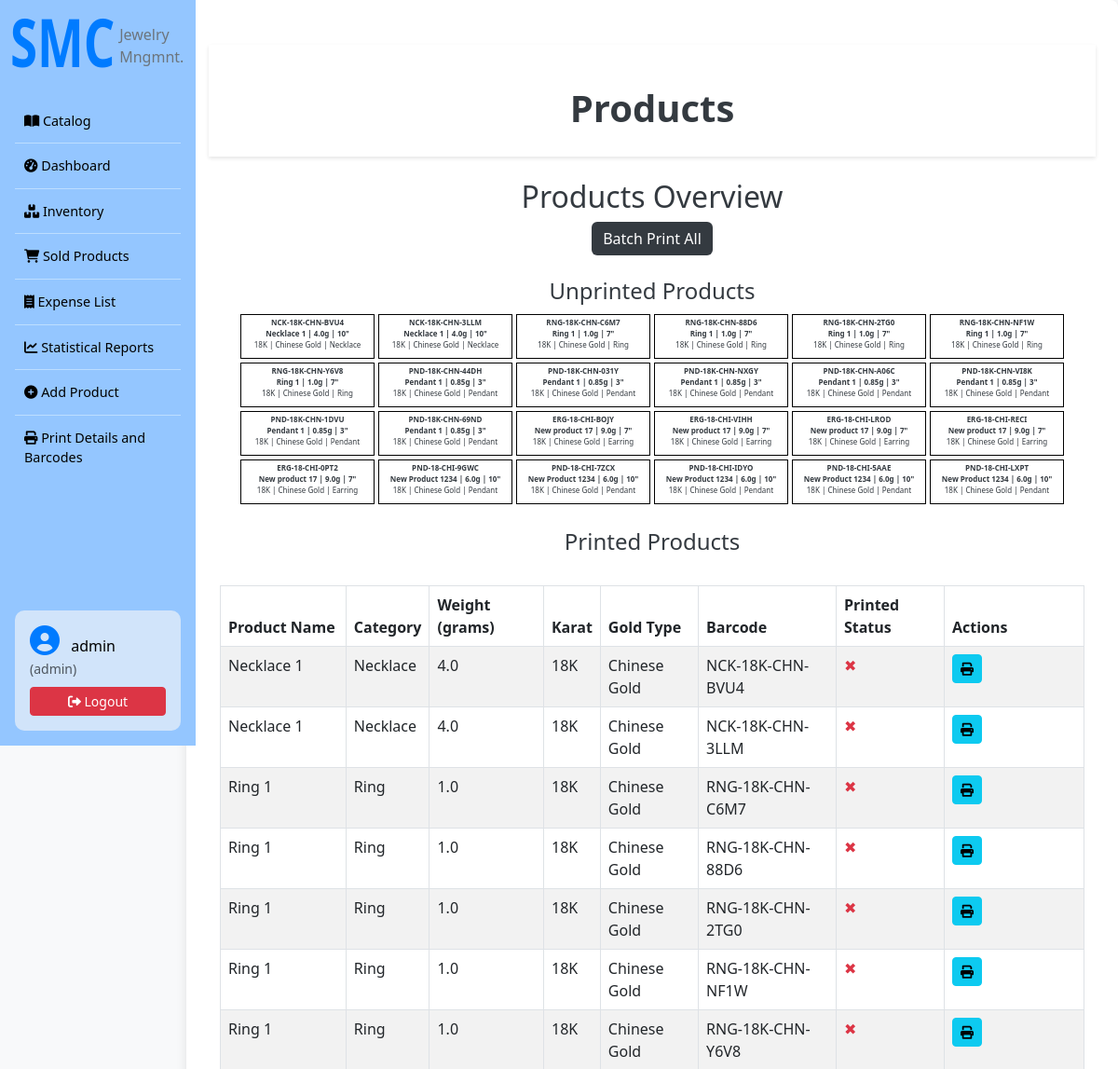
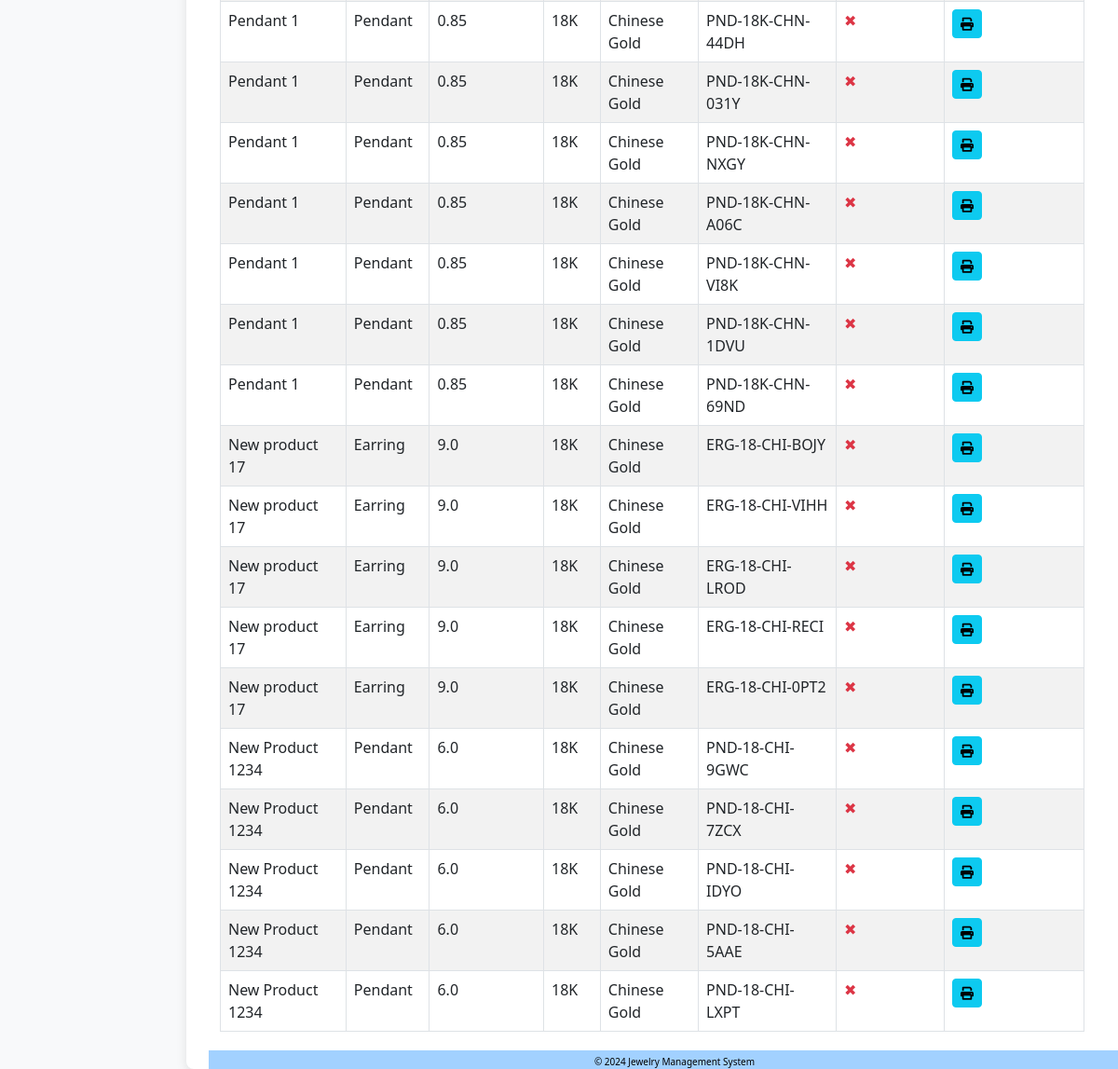
The page /products (signed in) on the database its author committed (2 pictures, top to bottom).
### models/database.py (models this page shows, shortened)
class User(db.Model, UserMixin):
    __tablename__ = 'user'
    id = db.Column(db.Integer, primary_key=True)
    username = db.Column(db.String(80), unique=True, nullable=False)
    password = db.Column(db.String(200), nullable=False)  # Store hashed passwords
    role = db.Column(db.String(20), nullable=False)  # Can be 'admin', 'staff', or 'guest'

class BaseProduct(db.Model):
    __abstract__ = True  # This ensures the class is not created as a separate table
    id = db.Column(db.Integer, primary_key=True)  # Add a primary key here
    product_name = db.Column(db.String(100), nullable=False)
    category = db.Column(db.String(50), nullable=False)
    weight = db.Column(db.Float, nullable=False)
    karat = db.Column(db.String(20), nullable=False)
    gold_type = db.Column(db.String(50), nullable=False)
    size = db.Column(db.String(20), nullable=True, default='N/A')
    barcode = db.Column(db.String(50), unique=True, nullable=False)

class Inventory(BaseProduct):
    __tablename__ = 'inventory'
    quantity = db.Column(db.Integer, nullable=False)
    price_per_unit = db.Column(db.Float, nullable=False)
    price_per_gram = db.Column(db.Float, nullable=True)
    image_url = db.Column(db.String(200))  # URL for product image
    printed = db.Column(db.Boolean, default=False)  # New column to track if printed

### app.py (the view)
@app.route('/products', methods=['GET'])
@login_required
def products():
    unprinted_products = Inventory.query.filter_by(printed=False).all()
    return render_template('products.html', products=unprinted_products)

### app.py (called while the page is built)
@login_manager.user_loader
def load_user(user_id):
    return db.session.get(User, int(user_id))  # Updated for SQLAlchemy 2.x

### templates/products.html (shortened to what this page needs)
{% extends 'layout.html' %}
{% block header %}
<h1 class="fw-bold text-center mt-4">Products</h1>
{% endblock %}
{% block content %}
<div class="container">
    <h2 class="text-center">Products Overview</h2>
    <div class="text-center mb-4">
        <button class="btn btn-primary" onclick="batchPrint()">Batch Print All</button>
    </div>
    <h4 class="text-center">Unprinted Products</h4>
    <div class="sticker-container" style="display: flex; flex-wrap: wrap; justify-content: center;">
        {% for product in products %}
        {% if not product.printed %}
        <div class="sticker" style="width: 1.5in; height: 0.5in; border: 1px solid #000; margin: 2px; padding: 2px; font-size: 8px; text-align: center;">
            <div style="font-weight: bold;">{{ product.barcode }}</div>
            <div style="font-weight: bold;">{{ product.product_name }} | {{ product.weight }}g | {{ product.size }}</div>
            <div>{{ product.karat }} | {{ product.gold_type }} | {{ product.category }}</div>
        </div>
        {% endif %}
        {% endfor %}
    </div>
    <h4 class="mt-4 text-center">Printed Products</h4>
    <table class="table table-bordered table-striped mt-4">
        <thead>
            <tr>
                <th>Product Name</th>
                <th>Category</th>
                <th>Weight (grams)</th>
                <th>Karat</th>
                <th>Gold Type</th>
                <th>Barcode</th>
                <th>Printed Status</th>
                <th>Actions</th>
            </tr>
        </thead>
        <tbody>
            {% for item in products %}
            <tr>
                <td>{{ item.product_name }}</td>
                <td>{{ item.category }}</td>
                <td>{{ item.weight }}</td>
                <td>{{ item.karat }}</td>
                <td>{{ item.gold_type }}</td>
                <td>{{ item.barcode }}</td>
                <td>
                    {% if item.printed %}
                        <span class="text-success" title="Printed">&#x2714;</span>
                    {% else %}
                        <span class="text-danger" title="Not Printed">&#x2716;</span>
                    {% endif %}
                </td>
                <td>
                    {% if not item.printed %}
                    <button class="btn btn-info btn-sm print-btn" data-product-id="{{ item.id }}" title="Print Product">
                        <i class="fas fa-print"></i>
                    </button>
                    {% endif %}
                </td>
            </tr>
            {% endfor %}
        </tbody>
    </table>
</div>
{% endblock %}

### templates/layout.html (shortened to what this page needs)
<!DOCTYPE html>
<html lang="en">
<head>
    <link href="https://cdnjs.cloudflare.com/ajax/libs/bootstrap/5.3.0/css/bootstrap.min.css" rel="stylesheet">
    <link href="https://cdnjs.cloudflare.com/ajax/libs/font-awesome/6.0.0-beta3/css/all.min.css" rel="stylesheet">
    <link rel="stylesheet" href="{{ url_for('static', filename='css/style.css') }}">
</head>
<body>
    <div class="container-fluid">
        <div class="row">
            <nav class="col-md-2 sidebar vh-100 d-flex flex-column p-3" style="background-color: hsl(212, 100%, 79%); color: #007bff;">
                <div class="d-flex align-items-center">
                    <h1 class="fw-bold smc-large">SMC</h1>
                    <span class="text-secondary" style="font-size: 1rem; margin-left: 1.9px;">Jewelry Mngmnt.</span>
                </div>
                <ul class="nav flex-column mt-4 flex-grow-1">
                        {% if not current_user.is_authenticated %}
                        <li class="nav-item">
                            <a class="nav-link text-black" href="{{ url_for('catalog') }}">
                                <i class="fas fa-book-open"></i> Catalog
                            </a>
                        </li>
                        {% else %}
                        <li class="nav-item">
                            <a class="nav-link text-black" href="{{ url_for('catalog') }}">
                                <i class="fas fa-book-open"></i> Catalog
                            </a>
                        </li>
                        <li class="nav-item">
                            <a class="nav-link text-black" href="{{ url_for('dashboard') }}">
                                <i class="fas fa-tachometer-alt"></i> Dashboard
                            </a>
                        </li>
                        <li class="nav-item">
                            <a class="nav-link text-black" href="{{ url_for('inventory') }}">
                                <i class="fas fa-boxes"></i> Inventory
                            </a>
                        </li>
                        <li class="nav-item">
                            <a class="nav-link text-black" href="{{ url_for('sold_product') }}">
                                <i class="fas fa-shopping-cart"></i> Sold Products
                            </a>
                        </li>
                        {% if current_user.role == 'admin' %}
                        <li class="nav-item">
                            <a class="nav-link text-black" href="{{ url_for('expenses') }}">
                                <i class="fas fa-receipt"></i> Expense List
                            </a>
                        </li>
                        {% endif %}
                        <li class="nav-item">
                            <a class="nav-link text-black" href="{{ url_for('reports_dashboard') }}">
                                <i class="fas fa-chart-line"></i> Statistical Reports
                            </a>
                        </li>
                        <li class="nav-item">
                            <a class="nav-link text-black" href="{{ url_for('add_product') }}">
                                <i class="fas fa-plus-circle"></i> Add Product
                            </a>
                        </li>
                        <li class="nav-item">
                            <a class="nav-link text-black" href="{{ url_for('products') }}">
                                <i class="fas fa-print"></i> Print Details and Barcodes
                            </a>
                        </li>
                    {% endif %}
                </ul>
                <div class="user-info p-3" style="background-color: hsl(212, 80%, 90%); border-radius: 10px;">
                    <i class="fas fa-user-circle fa-2x"></i>
                    {% if current_user.is_authenticated %}
                        <span class="text-black ms-2">{{ current_user.username }}</span>
                        <span class="text-muted small">({{ current_user.role }})</span>
                        <a href="{{ url_for('logout') }}" class="btn btn-sm btn-danger d-block mt-2" style="width: 100%;">
                            <i class="fas fa-sign-out-alt"></i> Logout
                        </a>
                    {% else %}
                        <span class="text-black ms-2">Guest</span>
                        <a href="{{ url_for('login') }}" class="btn btn-sm btn-primary d-block mt-2" style="width: 100%;">
                            <i class="fas fa-sign-in-alt"></i> Login
                        </a>
                    {% endif %}
                </div>
            </nav>
            <div class="col-md-10 main-content p-4">
                <header class="mb-4">
                    <h1>{% block header %}Dashboard{% endblock %}</h1>
                </header>
                <main>
                    {% block content %}{% endblock %}
                </main>
                <footer class="custom-footer">
                    <p>&copy; 2024 Jewelry Management System</p>
                </footer>
            </div>
        </div>
    </div>
</body>
</html>

### static/css/style.css (style rules this page uses)
body { margin: 0; padding: 0; font-family: 'Segoe UI', Tahoma, Geneva, Verdana, sans-serif; background: #f8f9fa; color: #343a40; }
.smc-large { font-size: 3rem; transform: scale(1.1, 1.5); display: inline-block; }
.sidebar { height: 100vh; width: 210px; position: fixed; background-color: #8bc5ff; color: #8bc5ff; padding-top: 20px; box-sizing: border-box; }
.sidebar ul { list-style-type: none; padding: 0; margin: 0; }
.sidebar ul li { padding: 5px 5px; font-size: 0.9em; border-bottom: 1px solid #bddeff; }
.sidebar ul li:last-child { border-bottom: none; }
.sidebar ul li a { padding-left: 5px; color: #ffffff; text-decoration: none; display: block; transition: background 0.3s, color 0.3s; }
.main-content { margin-left: 200px; padding: 30px; background-color: #ffffff; min-height: 100vh; box-shadow: 0px 4px 12px rgba(0, 0, 0, 0.1); border-radius: 8px; }
header { margin-bottom: 20px; background: #ffffff; box-shadow: 0 2px 4px rgba(0, 0, 0, 0.1); padding: 20px; }
.custom-footer { background-color: #a2d1ff; color: #000000; text-align: center; padding: 5px 0; height: 20px; position: fixed; bottom: 0; width: calc(100% - 200px); font-size: 10px; margin-top: 10px; }
table { width: 100%; border-collapse: collapse; margin-top: 20px; background-color: #ffffff; }
table, th, td { border: 1px solid #dee2e6; }
th, td { padding: 12px; text-align: left; }
th { background-color: #343a40; color: #ffffff; }
tr:nth-child(even) { background-color: #f1f1f1; }
th:last-child, td:last-child { width: 150px; }
.btn-primary { background-color: #343a40; border: none; }

### rows shown on the page
User: username "admin", role "admin"
Inventory: barcode "NCK-18K-CHN-BVU4", product_name "Necklace 1", weight "4.0", size "10\"", karat "18K", gold_type "Chinese Gold", category "Necklace"
Inventory: barcode "NCK-18K-CHN-3LLM", product_name "Necklace 1", weight "4.0", size "10\"", karat "18K", gold_type "Chinese Gold", category "Necklace"
Inventory: barcode "RNG-18K-CHN-C6M7", product_name "Ring 1", weight "1.0", size "7\"", karat "18K", gold_type "Chinese Gold", category "Ring"
Inventory: barcode "RNG-18K-CHN-88D6", product_name "Ring 1", weight "1.0", size "7\"", karat "18K", gold_type "Chinese Gold", category "Ring"
Inventory: barcode "RNG-18K-CHN-2TG0", product_name "Ring 1", weight "1.0", size "7\"", karat "18K", gold_type "Chinese Gold", category "Ring"
Inventory: barcode "RNG-18K-CHN-NF1W", product_name "Ring 1", weight "1.0", size "7\"", karat "18K", gold_type "Chinese Gold", category "Ring"
Inventory: barcode "RNG-18K-CHN-Y6V8", product_name "Ring 1", weight "1.0", size "7\"", karat "18K", gold_type "Chinese Gold", category "Ring"
Inventory: barcode "PND-18K-CHN-44DH", product_name "Pendant 1", weight "0.85", size "3\"", karat "18K", gold_type "Chinese Gold", category "Pendant"
Inventory: barcode "PND-18K-CHN-031Y", product_name "Pendant 1", weight "0.85", size "3\"", karat "18K", gold_type "Chinese Gold", category "Pendant"
Inventory: barcode "PND-18K-CHN-NXGY", product_name "Pendant 1", weight "0.85", size "3\"", karat "18K", gold_type "Chinese Gold", category "Pendant"
Inventory: barcode "PND-18K-CHN-A06C", product_name "Pendant 1", weight "0.85", size "3\"", karat "18K", gold_type "Chinese Gold", category "Pendant"
Inventory: barcode "PND-18K-CHN-VI8K", product_name "Pendant 1", weight "0.85", size "3\"", karat "18K", gold_type "Chinese Gold", category "Pendant"
Inventory: barcode "PND-18K-CHN-1DVU", product_name "Pendant 1", weight "0.85", size "3\"", karat "18K", gold_type "Chinese Gold", category "Pendant"
Inventory: barcode "PND-18K-CHN-69ND", product_name "Pendant 1", weight "0.85", size "3\"", karat "18K", gold_type "Chinese Gold", category "Pendant"
Inventory: barcode "ERG-18-CHI-BOJY", product_name "New product 17", weight "9.0", size "7\"", karat "18K", gold_type "Chinese Gold", category "Earring"
Inventory: barcode "ERG-18-CHI-VIHH", product_name "New product 17", weight "9.0", size "7\"", karat "18K", gold_type "Chinese Gold", category "Earring"
Inventory: barcode "ERG-18-CHI-LROD", product_name "New product 17", weight "9.0", size "7\"", karat "18K", gold_type "Chinese Gold", category "Earring"
Inventory: barcode "ERG-18-CHI-RECI", product_name "New product 17", weight "9.0", size "7\"", karat "18K", gold_type "Chinese Gold", category "Earring"
Inventory: barcode "ERG-18-CHI-0PT2", product_name "New product 17", weight "9.0", size "7\"", karat "18K", gold_type "Chinese Gold", category "Earring"
Inventory: barcode "PND-18-CHI-9GWC", product_name "New Product 1234", weight "6.0", size "10\"", karat "18K", gold_type "Chinese Gold", category "Pendant"
Inventory: barcode "PND-18-CHI-7ZCX", product_name "New Product 1234", weight "6.0", size "10\"", karat "18K", gold_type "Chinese Gold", category "Pendant"
Inventory: barcode "PND-18-CHI-IDYO", product_name "New Product 1234", weight "6.0", size "10\"", karat "18K", gold_type "Chinese Gold", category "Pendant"
Inventory: barcode "PND-18-CHI-5AAE", product_name "New Product 1234", weight "6.0", size "10\"", karat "18K", gold_type "Chinese Gold", category "Pendant"
Inventory: barcode "PND-18-CHI-LXPT", product_name "New Product 1234", weight "6.0", size "10\"", karat "18K", gold_type "Chinese Gold", category "Pendant"
